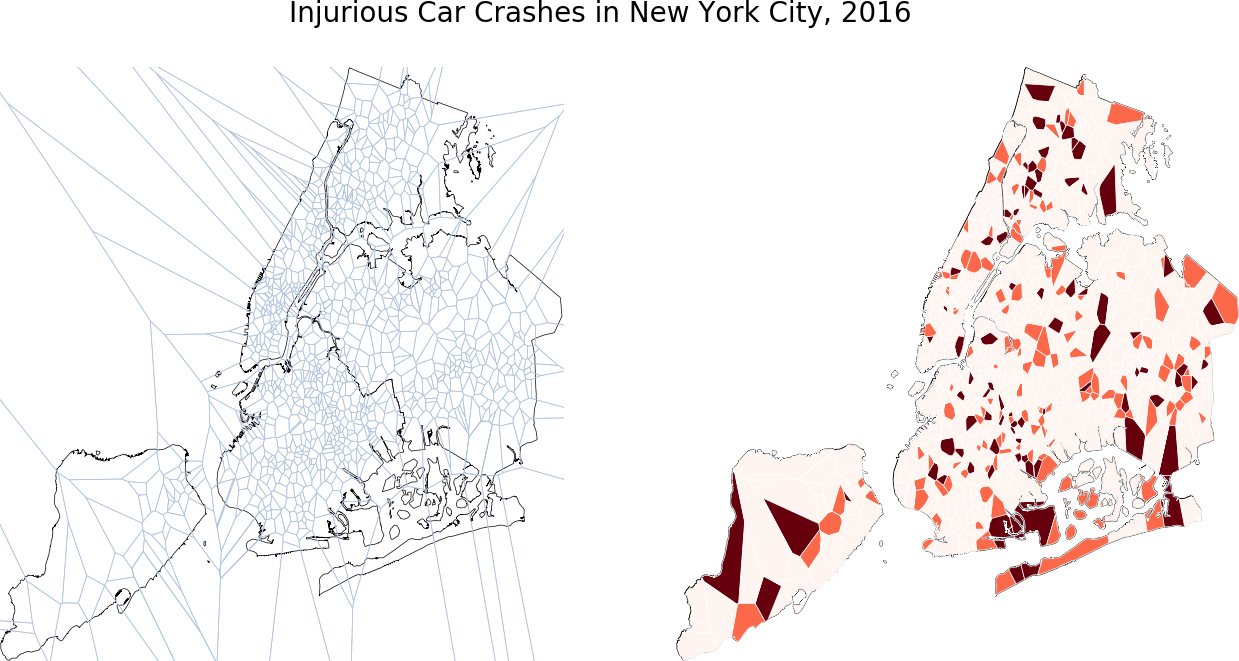

This chart was generated by the following Python code:
import geopandas as gpd
import geoplot as gplt
import geoplot.crs as gcrs
import matplotlib.pyplot as plt

# load the data
nyc_boroughs = gpd.read_file(gplt.datasets.get_path('nyc_boroughs'))
nyc_injurious_collisions = gpd.read_file(gplt.datasets.get_path('nyc_injurious_collisions'))

# A plot type using Voronoi tessellation: https://en.wikipedia.org/wiki/Voronoi_diagram

proj = gcrs.AlbersEqualArea(central_latitude=40.7128, central_longitude=-74.0059)
f, axarr = plt.subplots(
    1, 2, figsize=(16, 8), subplot_kw={'projection': proj}
)
axarr[0].axis('off')
axarr[1].axis('off')
gplt.voronoi(
    nyc_injurious_collisions.head(1000),
    edgecolor='lightsteelblue', linewidth=0.5, ax=axarr[0],
)
gplt.polyplot(nyc_boroughs, linewidth=0.5, ax=axarr[0])
gplt.voronoi(
    nyc_injurious_collisions.head(1000),
    hue='NUMBER OF PERSONS INJURED', cmap='Reds',
    edgecolor='white', clip=nyc_boroughs.geometry,
    linewidth=0.5, ax=axarr[1]
)
gplt.polyplot(nyc_boroughs, linewidth=1, ax=axarr[1])
plt.suptitle("Injurious Car Crashes in New York City, 2016", fontsize=20, y=0.95)

plt.savefig("nyc-collisions-voronoi.png", bbox_inches='tight', pad_inches=0)
